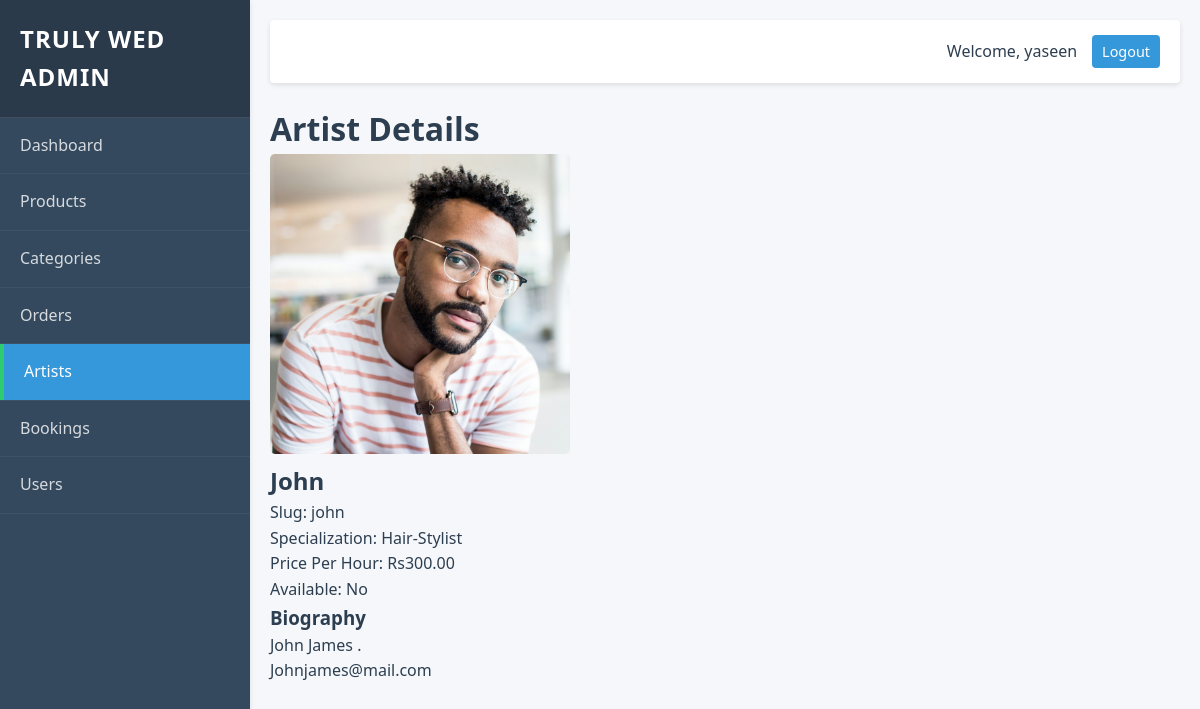
The app's page /admin_dashboard/artists/2/ (signed in) with its own data.
### artists/models.py (models this page shows, shortened)
class Artist(models.Model):
    name = models.CharField(max_length=100)
    slug = models.SlugField(unique=True)
    photo = models.ImageField(upload_to='artists/', blank=True)
    bio = models.TextField()
    specialization = models.CharField(max_length=200)
    price_per_hour = models.DecimalField(max_digits=10, decimal_places=2)
    available = models.BooleanField(default=True)

### admin_dashboard/views.py (the view)
# urls.py: path('artists/<int:artist_id>/', views.artist_detail, name='artist_detail'),
@user_passes_test(is_admin)
def artist_detail(request, artist_id):
    artist = get_object_or_404(Artist, id=artist_id)
    bookings = artist.bookings.all().order_by('-date')[:10]
    return render(request, 'admin_dashboard/artist_detail.html', {
        'artist': artist,
        'bookings': bookings
    })

### admin_dashboard/views.py (called while the page is built)
def is_admin(user):
    return user.is_authenticated and user.is_staff

### admin_dashboard/templates/admin_dashboard/artist_detail.html (shortened to what this page needs)
{% extends "admin_dashboard/base.html" %}
{% block content %}
<div class="artist-detail">
    <div class="page-header">
        <h1>Artist Details</h1>
    </div>
    <div class="detail-content">
        <div class="detail-image">
            {% if artist.photo %}
                <img src="{{ artist.photo.url }}" alt="{{ artist.name }}"  style="width: 300px; height: 300px; object-fit: cover; border-radius: 5px;">
            {% else %}
                <div class="no-image">No Photo Available</div>
            {% endif %}
        </div>
        <div class="detail-info">
            <h2>{{ artist.name }}</h2>
            <p class="detail-slug">Slug: {{ artist.slug }}</p>
            <div class="detail-meta">
                <div class="meta-item">
                    <span class="meta-label">Specialization:</span>
                    <span class="meta-value">{{ artist.specialization }}</span>
                </div>
                <div class="meta-item">
                    <span class="meta-label">Price Per Hour:</span>
                    <span class="meta-value">Rs{{ artist.price_per_hour|floatformat:2 }}</span>
                </div>
                <div class="meta-item">
                    <span class="meta-label">Available:</span>
                    <span class="meta-value {% if artist.available %}available{% else %}unavailable{% endif %}">
                        {% if artist.available %}Yes{% else %}No{% endif %}
                    </span>
                </div>
            </div>
            <div class="detail-description">
                <h3>Biography</h3>
                <div class="description-content">{{ artist.bio|linebreaks }}</div>
            </div>
        </div>
    </div>
</div>
{% endblock %}

### admin_dashboard/templates/admin_dashboard/base.html (shortened to what this page needs)
<!DOCTYPE html>
{% load static%}
<html lang="en">
<head>
    <link rel="stylesheet" href="{% static 'admin_dashboard/css/styles.css' %}">
</head>
<body>
    <div class="admin-container">
        <aside class="sidebar">
            <div class="sidebar-header">
                <h1> Truly Wed Admin</h1>
            </div>
            <nav class="sidebar-nav">
                <ul>
                    <li>
                        <a href="{% url 'admin_dashboard:admin_dashboard' %}"
                           class="{% if request.resolver_match.url_name == 'admin_dashboard' %}active{% endif %}">
                            Dashboard
                        </a>
                    </li>
                    <li>
                        <a href="{% url 'admin_dashboard:product_list' %}"
                           class="{% if 'product' in request.resolver_match.url_name %}active{% endif %}">
                            Products
                        </a>
                    </li>
                    <li>
                        <a href="{% url 'admin_dashboard:category_list' %}"
                           class="{% if 'category' in request.resolver_match.url_name %}active{% endif %}">
                            Categories
                        </a>
                    </li>
                    <li>
                        <a href="{% url 'admin_dashboard:order_list' %}"
                           class="{% if 'order' in request.resolver_match.url_name %}active{% endif %}">
                            Orders
                        </a>
                    </li>
                    <li>
                        <a href="{% url 'admin_dashboard:artist_list' %}"
                           class="{% if 'artist' in request.resolver_match.url_name %}active{% endif %}">
                            Artists
                        </a>
                    </li>
                    <li>
                        <a href="{% url 'admin_dashboard:booking_list' %}"
                           class="{% if 'booking' in request.resolver_match.url_name %}active{% endif %}">
                            Bookings
                        </a>
                    </li>
                    <li>
                        <a href="{% url 'admin_dashboard:user_list' %}"
                           class="{% if 'user' in request.resolver_match.url_name %}active{% endif %}">
                            Users
                        </a>
                    </li>
                </ul>
            </nav>
        </aside>
        <main class="main-content">
            <header class="main-header">
                <div class="user-info">
                    <span>Welcome, {{ request.user.get_full_name|default:request.user.username }}</span>
                    <a href="{% url 'admin_dashboard:logout' %}" class="btn btn-sm">Logout</a>
                </div>
            </header>
            {% block content %}{% endblock %}
        </main>
    </div>
</body>
</html>

### admin_dashboard/static/admin_dashboard/css/styles.css (style rules this page uses)
* { margin: 0; padding: 0; box-sizing: border-box; }
:root { --primary-color: #3498db; --primary-dark: #2980b9; --accent-color: #2ecc71; --dark-color: #34495e; --light-color: #ecf0f1; --danger-color: #e74c3c; --warning-color: #f39c12; --success-color: #27ae60; --info-color: #3498db; --text-color: #2c3e50; --border-radius: 4px; --shadow: 0 2px 5px rgba(0, 0, 0, 0.1); --transition: all 0.3s ease; }
body { font-family: 'Segoe UI', Tahoma, Geneva, Verdana, sans-serif; line-height: 1.6; color: var(--text-color); background-color: #f5f7fa; min-height: 100vh; }
.admin-container { display: flex; min-height: 100vh; }
.sidebar { width: 250px; background-color: var(--dark-color); color: white; box-shadow: var(--shadow); transition: var(--transition); position: fixed; height: 100vh; overflow-y: auto; z-index: 1000; }
.sidebar-header { padding: 20px; background-color: rgba(0, 0, 0, 0.2); border-bottom: 1px solid rgba(255, 255, 255, 0.1); }
.sidebar-header h1 { font-size: 1.5rem; font-weight: 600; text-transform: uppercase; letter-spacing: 1px; }
.sidebar-nav ul { list-style: none; }
.sidebar-nav li { border-bottom: 1px solid rgba(255, 255, 255, 0.05); }
.sidebar-nav a { display: block; padding: 15px 20px; color: rgba(255, 255, 255, 0.8); text-decoration: none; transition: var(--transition); }
.sidebar-nav a.active { background-color: var(--primary-color); color: white; border-left: 4px solid var(--accent-color); }
.main-content { flex: 1; margin-left: 250px; padding: 20px; transition: var(--transition); }
.main-header { background-color: white; padding: 15px 20px; box-shadow: var(--shadow); margin-bottom: 20px; border-radius: var(--border-radius); display: flex; justify-content: flex-end; align-items: center; }
.user-info { display: flex; align-items: center; gap: 15px; }
.user-info span { font-weight: 500; }
.btn { display: inline-block; padding: 8px 15px; background-color: var(--primary-color); color: white; border: none; border-radius: var(--border-radius); cursor: pointer; text-decoration: none; transition: var(--transition); }
.btn-sm { padding: 5px 10px; font-size: 0.9rem; }

### records on screen
Artist: photo (picture), name "John", slug "john", specialization "Hair-Stylist", price_per_hour "300.00", bio "John James . Johnjames@mail.com"

### other values on screen
{{ request.user.get_full_name|default:request.user.username }} "yaseen"
